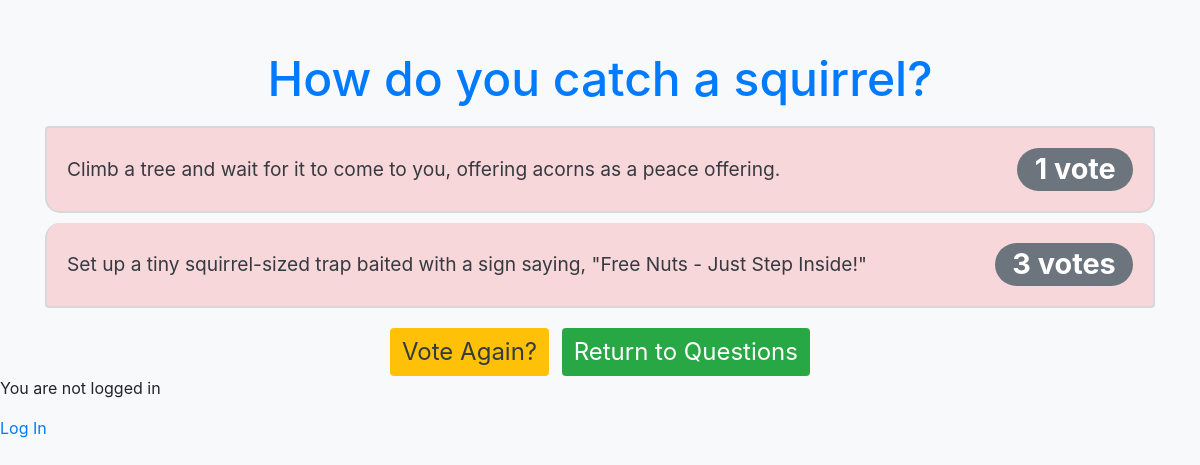
The page /polls/4/results/ on the database its author committed.
### polls/models.py (models this page shows, shortened)
class Question(models.Model):
    question_text = models.CharField(max_length=200)
    pub_date = models.DateTimeField('date published')

class Choice(models.Model):
    question = models.ForeignKey(Question, on_delete=models.CASCADE)
    choice_text = models.CharField(max_length=200)
    votes = models.IntegerField(default=0)

### polls/views.py (the view)
# urls.py: path('<int:question_id>/results/', views.results, name='results'),
def results(request, question_id):
    question = get_object_or_404(Question, pk=question_id)
    return render(request, 'polls/results.html', {'question': question})

### polls/templates/polls/results.html (shortened to what this page needs)
<!DOCTYPE html>
<html lang="en">
<head>
    <link rel="stylesheet" href="https://stackpath.bootstrapcdn.com/bootstrap/4.5.2/css/bootstrap.min.css">
</head>
<body>
    <div class="container">
        <h1>{{ question.question_text }}</h1>
        <ul class="list-group">
            {% for choice in question.choice_set.all %}
            <li class="list-group-item">
                <span>{{ choice.choice_text }}</span>
                <span class="badge badge-primary badge-pill">{{ choice.votes }} vote{{ choice.votes|pluralize }}</span>
            </li>
            {% endfor %}
        </ul>
        <a href="{% url 'polls:detail' question.id %}" class="btn btn-vote">Vote Again?</a>
        <a href="/polls" class="btn btn-return ml-2">Return to Questions</a>
    </div>
</body>
{% if user.is_authenticated %}
  Hi {{ user.username }}!
  <p><a href="{% url 'logout' %}">Click Here To Log Out</a></p>
  {% else %}
  <p>You are not logged in</p>
  <a href="{% url 'login' %}">Log In</a>
{% endif %}
</html>

### polls/templates/polls/results.html (style rules this page uses)
body { background-color: #f8f9fa; }
.container { text-align: center; margin-top: 50px; color: #343a40; }
h1 { font-size: 3em; color: #007bff; }
.list-group-item { background-color: #f8d7da; margin-top: 10px; padding: 20px; border: 2px solid #d6d8db; border-radius: 15px; font-size: 1.2em; display: flex; justify-content: space-between; align-items: center; }
.badge { font-size: 1.5em; background-color: #6c757d; }
.btn-vote, .btn-return { font-size: 1.5em; margin-top: 20px; }
.btn-vote { background-color: #ffc107; color: #343a40; border: none; }
.btn-return { background-color: #28a745; color: #fff; border: none; }

### rows shown on the page
Question: question_text "How do you catch a squirrel?"
Choice: choice_text "Climb a tree and wait for it to come to you, offering acorns as a peace offering.", votes "1"
Choice: choice_text "Set up a tiny squirrel-sized trap baited with a sign saying, \"Free Nuts - Just Step Inside!\"", votes "3"
